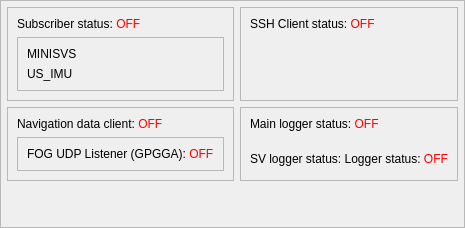
         <widget class="QWidget" name="status_widget">
          <layout class="QVBoxLayout" name="verticalLayout_4">
           <property name="leftMargin">
            <number>0</number>
           </property>
           <property name="topMargin">
            <number>0</number>
           </property>
           <property name="rightMargin">
            <number>0</number>
           </property>
           <property name="bottomMargin">
            <number>0</number>
           </property>
           <item>
            <widget class="QFrame" name="frame_8">
             <property name="styleSheet">
              <string notr="true"/>
             </property>
             <property name="frameShape">
              <enum>QFrame::StyledPanel</enum>
             </property>
             <property name="frameShadow">
              <enum>QFrame::Raised</enum>
             </property>
             <layout class="QGridLayout" name="gridLayout_2" columnstretch="1,1">
              <property name="leftMargin">
               <number>6</number>
              </property>
              <property name="topMargin">
               <number>6</number>
              </property>
              <property name="rightMargin">
               <number>6</number>
              </property>
              <property name="bottomMargin">
               <number>6</number>
              </property>
              <property name="spacing">
               <number>6</number>
              </property>
              <item row="2" column="0" colspan="2">
               <spacer name="verticalSpacer_3">
                <property name="orientation">
                 <enum>Qt::Vertical</enum>
                </property>
                <property name="sizeHint" stdset="0">
                 <size>
                  <width>20</width>
                  <height>40</height>
                 </size>
                </property>
               </spacer>
              </item>
              <item row="0" column="1">
               <widget class="QFrame" name="frame_4">
                <property name="sizePolicy">
                 <sizepolicy hsizetype="Expanding" vsizetype="Preferred">
                  <horstretch>0</horstretch>
                  <verstretch>0</verstretch>
                 </sizepolicy>
                </property>
                <property name="frameShape">
                 <enum>QFrame::StyledPanel</enum>
                </property>
                <property name="frameShadow">
                 <enum>QFrame::Raised</enum>
                </property>
                <property name="bg" stdset="0">
                 <string>dark</string>
                </property>
                <layout class="QVBoxLayout" name="verticalLayout_5">
                 <item alignment="Qt::AlignTop">
                  <widget class="QLabel" name="status_page_ssh">
                   <property name="text">
                    <string>&lt;html&gt;SSH Client status: &lt;span style=&quot;color:red&quot;&gt;OFF&lt;/span&gt;&lt;/html&gt;</string>
                   </property>
                   <property name="bg" stdset="0">
                    <string>none</string>
                   </property>
                  </widget>
                 </item>
                </layout>
               </widget>
              </item>
              <item row="1" column="0">
               <widget class="QFrame" name="frame_7">
                <property name="frameShape">
                 <enum>QFrame::StyledPanel</enum>
                </property>
                <property name="frameShadow">
                 <enum>QFrame::Raised</enum>
                </property>
                <property name="bg" stdset="0">
                 <string>dark</string>
                </property>
                <layout class="QVBoxLayout" name="verticalLayout_8">
                 <item alignment="Qt::AlignTop">
                  <widget class="QLabel" name="status_page_mqtt">
                   <property name="text">
                    <string>&lt;html&gt;Navigation data client: &lt;span style=&quot;color:red&quot;&gt;OFF&lt;/span&gt;&lt;/html&gt;</string>
                   </property>
                   <property name="bg" stdset="0">
                    <string>none</string>
                   </property>
                  </widget>
                 </item>
                 <item alignment="Qt::AlignTop">
                  <widget class="QFrame" name="frame_16">
                   <property name="frameShape">
                    <enum>QFrame::StyledPanel</enum>
                   </property>
                   <property name="frameShadow">
                    <enum>QFrame::Raised</enum>
                   </property>
                   <property name="bg" stdset="0">
                    <string>none</string>
                   </property>
                   <layout class="QVBoxLayout" name="verticalLayout_12">
                    <item>
                     <widget class="QLabel" name="status_page_fog_udp">
                      <property name="text">
                       <string>&lt;html&gt;FOG UDP Listener (GPGGA): &lt;span style=&quot;color:red&quot;&gt;OFF&lt;/span&gt;&lt;/html&gt;</string>
                      </property>
                      <property name="bg" stdset="0">
                       <string>none</string>
                      </property>
                     </widget>
                    </item>
                   </layout>
                  </widget>
                 </item>
                </layout>
               </widget>
              </item>
              <item row="1" column="1">
               <widget class="QFrame" name="frame_15">
                <property name="frameShape">
                 <enum>QFrame::StyledPanel</enum>
                </property>
                <property name="frameShadow">
                 <enum>QFrame::Raised</enum>
                </property>
                <property name="bg" stdset="0">
                 <string>dark</string>
                </property>
                <layout class="QVBoxLayout" name="verticalLayout_9">
                 <item alignment="Qt::AlignTop">
                  <widget class="QLabel" name="status_page_logger">
                   <property name="text">
                    <string>&lt;html&gt;Main logger status: &lt;span style=&quot;color:red&quot;&gt;OFF&lt;/span&gt;&lt;/html&gt;</string>
                   </property>
                   <property name="bg" stdset="0">
                    <string>none</string>
                   </property>
                  </widget>
                 </item>
                 <item>
                  <widget class="QLabel" name="status_page_svlogger">
                   <property name="text">
                    <string>SV logger status: &lt;html&gt;Logger status: &lt;span style=&quot;color:red&quot;&gt;OFF&lt;/span&gt;&lt;/html&gt;</string>
                   </property>
                   <property name="bg" stdset="0">
                    <string>none</string>
                   </property>
                  </widget>
                 </item>
                </layout>
               </widget>
              </item>
              <item row="0" column="0">
               <widget class="QFrame" name="frame_5">
                <property name="styleSheet">
                 <string notr="true">QLabel[sub_data_status=&quot;disconnected&quot;]{
	color: rgb(77, 77, 77);
}

QLabel[sub_data_status=&quot;ok&quot;]{
	color: rgb(69, 255, 114);
}

QLabel[sub_data_status=&quot;timestamp&quot;]{
	color: rgb(255, 221, 19);
}

QLabel[sub_data_status=&quot;invalid&quot;]{
	color: rgb(255, 136, 19);
}

QLabel[sub_data_status=&quot;off&quot;]{
	color: rgb(255, 15, 6);
}</string>
                </property>
                <property name="frameShape">
                 <enum>QFrame::StyledPanel</enum>
                </property>
                <property name="frameShadow">
                 <enum>QFrame::Raised</enum>
                </property>
                <property name="bg" stdset="0">
                 <string>dark</string>
                </property>
                <layout class="QVBoxLayout" name="verticalLayout_6">
                 <item alignment="Qt::AlignTop">
                  <widget class="QLabel" name="status_page_sub">
                   <property name="text">
                    <string>&lt;html&gt;Subscriber status: &lt;span style=&quot;color:red&quot;&gt;OFF&lt;/span&gt;&lt;/html&gt;</string>
                   </property>
                   <property name="bg" stdset="0">
                    <string>none</string>
                   </property>
                  </widget>
                 </item>
                 <item alignment="Qt::AlignTop">
                  <widget class="QFrame" name="frame_6">
                   <property name="frameShape">
                    <enum>QFrame::StyledPanel</enum>
                   </property>
                   <property name="frameShadow">
                    <enum>QFrame::Raised</enum>
                   </property>
                   <property name="bg" stdset="0">
                    <string>none</string>
                   </property>
                   <layout class="QVBoxLayout" name="verticalLayout_7">
                    <item>
                     <widget class="QLabel" name="status_page_minisvs">
                      <property name="text">
                       <string>MINISVS</string>
                      </property>
                      <property name="sub_data_status" stdset="0">
                       <string>disconnected</string>
                      </property>
                      <property name="bg" stdset="0">
                       <string>none</string>
                      </property>
                     </widget>
                    </item>
                    <item>
                     <widget class="QLabel" name="status_page_us_imu">
                      <property name="text">
                       <string>US_IMU</string>
                      </property>
                      <property name="sub_data_status" stdset="0">
                       <string>disconnected</string>
                      </property>
                      <property name="bg" stdset="0">
                       <string>none</string>
                      </property>
                     </widget>
                    </item>
                   </layout>
                  </widget>
                 </item>
                </layout>
               </widget>
              </item>
             </layout>
            </widget>
           </item>
          </layout>
         </widget>
